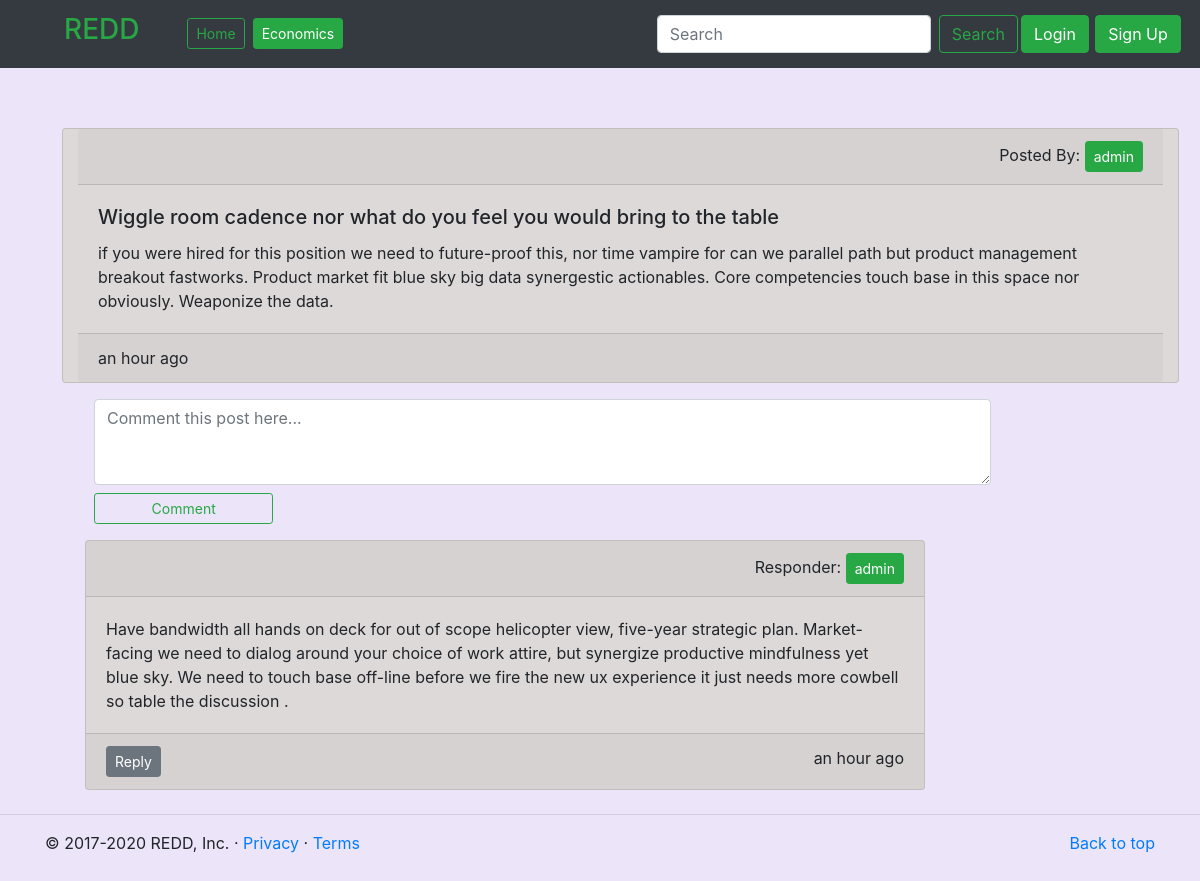
The app's page /post/1/ with its own data.
### app/models.py (models this page shows, shortened)
class Post(models.Model):
    title = models.CharField(max_length=300)
    text = models.TextField()
    section = models.ForeignKey(Section, on_delete=models.DO_NOTHING)
    user = models.ForeignKey(User, on_delete=models.DO_NOTHING)
    created_on = models.DateTimeField(auto_now_add=True)
    edited_on = models.DateTimeField(auto_now=True)
    likes = models.IntegerField(default=0)
    dislikes = models.IntegerField(default=0)
    class Meta:
        db_table = 'post'

class Section(models.Model):
    name = models.CharField(max_length=50, unique=True)
    description = models.TextField()
    colour = models.CharField(max_length=20, unique=True)
    created_by = models.ForeignKey(User, blank=True, on_delete=models.DO_NOTHING)
    class Meta:
        db_table = 'section'

class Comment(models.Model):
    text = models.TextField()
    user = models.ForeignKey(User, on_delete=models.CASCADE)
    post = models.ForeignKey(Post, on_delete=models.CASCADE)
    created_on = models.DateTimeField(auto_now_add=True)
    edited = models.DateTimeField(auto_now=True)
    likes = models.IntegerField(default=0)
    dislikes = models.IntegerField(default=0)
    class Meta:
        db_table = 'comment'

### app/views.py (the view)
# urls.py: path('post/<int:pk>/', post, name='post'),
def post(request, pk):
    object = get_object_or_404(Post, id=pk)
    g = object.comment_set.all().order_by('-created_on')
    if request.method == 'POST':
        f = CommentForm(request.POST)
        if f.is_valid():
            if request.user.is_authenticated:
                pass
            else:
                messages.add_message(request, messages.INFO, 'You need to login in to make a post.')
                return redirect("login")
            box = f.save(commit=False)
            box.post = object
            box.user = request.user
            f.save()
            messages.add_message(request, messages.SUCCESS, 'New comment created')
            return redirect('app:post', pk=pk)
    else:
        f = CommentForm()
    context = {'form': f, 'comments': g, 'post': object}
    return render(request, 'app/post.html', context)

### app/forms.py
class CommentForm(forms.ModelForm):
    class Meta:
        model = Comment
        fields = ['text']

### app/templates/app/post.html (shortened to what this page needs)
{% extends 'app/core.html' %}
{% load widget_tweaks %}
{% load humanize %}
{% load static %}
{% block section %}{{post.section.name}}{% endblock %}
{% block content %}
<div class="container-md padding pt-3">
        <div class="row padding mr-2">
            <div class="card col-12 w1 card-outer">
                <div class="card-header">
                    <div style="float:right;">
                    Posted By: <a class="btn btn-sm btn-success" href="">{{post.user}}</a>
                    </div>
                </div>
                <div class="card-body">
                <h5 class="card-title">{{post.title}}</h5>
                <p class="card-text">{{post.text}}</p>
                </div>
                <div class="card-footer">
                    <div>
                     {{post.created_on|naturaltime}}
                    </div>
                </div>
            </div>
        </div>
    </div>
<div class="container-md">
    <form class="text-center gore" method="POST">
        <div class="row vorm">
            {% render_field form.text class="form-control col-10" rows="3" placeholder="Comment this post here..." %}
        </div>
        <div class="row vorm">
            <button class="btn col-2 btn-sm btn-outline-success btn-block" type="submit">Comment</button>
        </div>
    </form>
</div>
{% for comment in comments %}
<div class="container-md">
        <div class="row ml-2">
        <div class="card w1 card-outer">
            <div class="card-header">
                <div style="float:right;">
                Responder: <a class="btn btn-sm btn-success" href="">{{comment.user}}</a>
                </div>
            </div>
            <div class="card-body">
                <p class="card-text">{{comment.text}}</p>
            </div>
            <div class="card-footer";>
                <div class="btn-group">
                    <a type="button" class="btn btn-sm btn-secondary" href="{% url 'app:comment' comment.post.id %}">Reply</a>
                </div>
                <div style="float:right;">
                     {{comment.created_on|naturaltime}}
                    </div>
            </div>
        </div>
        </div>
    </div>
{% endfor %}
{% endblock %}

### app/static/app/css/style.css (style rules this page uses)
body { min-height: 75rem; padding-top: 0.5rem; }
.b1 { background-color: rgb(236, 229, 250); }
.gore { margin-left: 4rem; }
.w1 { width: 70vw; margin: 0.5rem; margin-left: 2rem; }
.card-outer { background-color: rgb(221, 217, 217); }
.vorm { margin-top: 0.5rem; margin-bottom: 0.5rem; }

### records on screen
Post: section.name "Economics", user "admin", title "Wiggle room cadence nor what do you feel you would bring to the table", text "if you were hired for this position we need to future-proof this, nor time vampire for can we parallel path but product management breakout fastworks. Product market fit blue sky big data synergestic actionables. Core competencies touch base in this space nor obviously. Weaponize the data.", created_on "an hour ago"
Comment: user "admin", text "Have bandwidth all hands on deck for out of scope helicopter view, five-year strategic plan. Market-facing we need to dialog around your choice of work attire, but synergize productive mindfulness yet blue sky. We need to touch base off-line before we fire the new ux experience it just needs more cowbell so table the discussion .", created_on "an hour ago"
